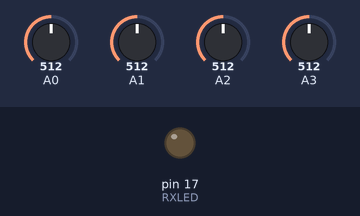
This sketch was run on a simulated SparkFun Pro Micro, built with avr-gcc and run on an emulated ATmega32U4. Parts: output pins drawn as LEDs (lit = HIGH). The inputs (shaded band) are chosen by the test bench; at power-on: A0 = 512, A1 = 512, A2 = 512, A3 = 512. USB keyboard and mouse output is not drawn; what the sketch prints to the serial monitor is not drawn.

Above: at 0.1 s.
At 7.2 s:
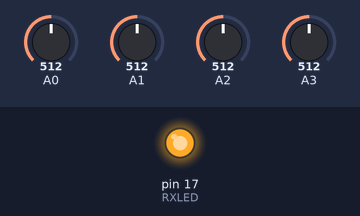
7.3 s: A0 set to 104
8.8 s: A0 set to 93
Timing chart, 0 to 11.8 s (numbered marks = the images above; inputs shaded):
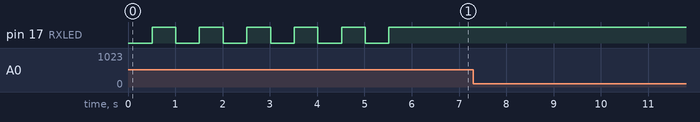

The sketch:

AV8R-enhanced.ino
```cpp
// Enhanced controller for Saitek Aviator Flight Stick
//
// 2019 Alfred Broda
//
// uses on https://github.com/MHeironimus/ArduinoJoystickLibrary
//------------------------------------------------------------

#include "Joystick.h"

const int RXLED = 17;  // The RX LED has a defined Arduino Pro Micro pin

const int numButtons = 16;

// Create Joystick
Joystick_ Joystick(0x03, JOYSTICK_TYPE_JOYSTICK, numButtons);

// Set to true to test "Auto Send" mode or false to test "Manual Send" mode.
const bool autoSendMode = true;

int xAxis;
int yAxis;
int throttle;
int rudder;

int lastButtonState[numButtons];

void setup() {
  // Open serial communications and wait for port to open:
  Serial.begin(57600);
  while (!Serial) {
    ; // wait for serial port to connect. Needed for native USB port only
  }

  Serial.println("Initializing LED...");

  pinMode(RXLED, OUTPUT);
  digitalWrite(RXLED, 1);

  blinkSome(1);
  Serial.println("Initializing axes...");

  // Set Range Values
  Joystick.setXAxisRange(110, 845);
  Joystick.setYAxisRange(110, 845);
  Joystick.setZAxisRange(110, 845);
//  Joystick.setRxAxisRange(0, 255);
//  Joystick.setRyAxisRange(360, 0);
//  Joystick.setRzAxisRange(0, 720);
  Joystick.setRzAxisRange(110, 845);
  Joystick.setThrottleRange(110, 845);
  Joystick.setRudderRange(110, 845);

  if (autoSendMode)
  {
    Joystick.begin();
  }
  else
  {
    Joystick.begin(false);
  }

  pinMode(A0, INPUT);
  pinMode(A1, INPUT);
  pinMode(A2, INPUT);
  pinMode(A3, INPUT);

  blinkSome(2);
  Serial.println("Initializing buttons...");

  int button = 1;
  while (button <= numButtons) {
    Serial.print("#");
    Serial.println(button);
    pinMode(button, INPUT);
    button++;
  }

  blinkSome(3);
  Serial.println("AV8R-enhanced ready!");
}

void blinkSome(int times) {
    for (int i=0; i<times; i++) {
    digitalWrite(RXLED, 0);
    delay(500);
    digitalWrite(RXLED, 1);
    delay(500);
  }
}

void checkButton(int pinToButtonMap) {
  // Read pin values
  int currentButtonState = !digitalRead(pinToButtonMap);
  if (currentButtonState != lastButtonState[pinToButtonMap])
  {
    Joystick.setButton(0, currentButtonState);
    lastButtonState[pinToButtonMap] = currentButtonState;
  }
}

void loop() {
  // check axis
  xAxis = analogRead(A0);
  Joystick.setXAxis(xAxis);
  yAxis = analogRead(A1);
  Joystick.setYAxis(yAxis);
  throttle = analogRead(A2);
  Joystick.setThrottle(throttle);
  rudder = analogRead(A3);
  Joystick.setRudder(rudder);

  Serial.print("xAxis = ");
  Serial.print(xAxis);
  Serial.print(", yAxis = ");
  Serial.print(yAxis);
  Serial.print(", Throttle = ");
  Serial.print(throttle);
  Serial.print(", Rudder = ");
  Serial.println(rudder);

  // check buttons
//  int button = 1;
//  while (button <= numButtons) {
//    checkButton(button);
//    button++;
//  }

  if (autoSendMode == false)
  {
    Joystick.sendState();
  }
}
```
